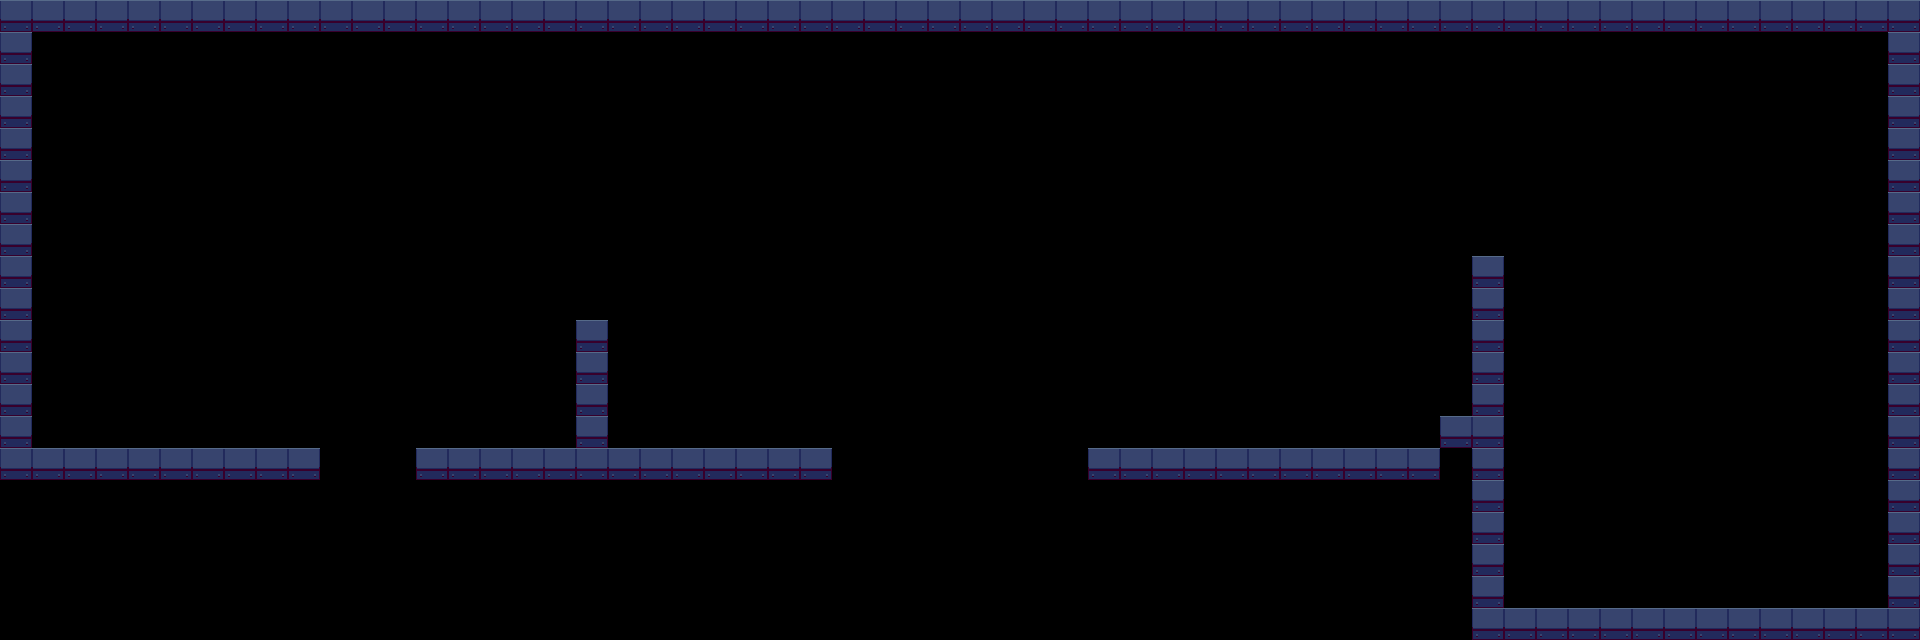

Below is a game level as drawn by its tile map, then a one-line description and the .tmx that defines it (tile-layer data replaced by summaries):
An orthogonal 60x20 tile map with 32x32 px tiles, 2 tile layers (decorations, blocks) and 16 objects (15x door, player_spawn).

<map version="1.10" tiledversion="1.11.2" orientation="orthogonal" renderorder="right-down" width="60" height="20" tilewidth="32" tileheight="32" infinite="0" nextlayerid="4" nextobjectid="21">
 <tileset firstgid="1" source="../assets/fulltile.tsx" />
 <layer id="2" name="decorations" width="60" height="20">
  <data>[1200 cells, 0 non-empty, 0 distinct tile ids]</data>
 </layer>
 <objectgroup id="3" name="spawns">
  <object id="1" type="door" x="334.5" y="528.5">
   <properties>
    <property name="spawn_x" type="float" value="1" />
    <property name="spawn_y" type="float" value="12" />
    <property name="target" value="../map/demomap.tmx" />
   </properties>
  </object>
  <object id="6" type="player_spawn" x="48" y="401" />
  <object id="7" type="door" x="304" y="496">
   <properties>
    <property name="spawn_x" type="float" value="1" />
    <property name="spawn_y" type="float" value="12" />
    <property name="target" value="../map/demomap.tmx" />
   </properties>
  </object>
  <object id="8" type="door" x="370" y="529">
   <properties>
    <property name="spawn_x" type="float" value="1" />
    <property name="spawn_y" type="float" value="12" />
    <property name="target" value="../map/demomap.tmx" />
   </properties>
  </object>
  <object id="9" type="door" x="403" y="527">
   <properties>
    <property name="spawn_x" type="float" value="1" />
    <property name="spawn_y" type="float" value="12" />
    <property name="target" value="../map/demomap.tmx" />
   </properties>
  </object>
  <object id="10" type="door" x="431" y="495">
   <properties>
    <property name="spawn_x" type="float" value="1" />
    <property name="spawn_y" type="float" value="12" />
    <property name="target" value="../map/demomap.tmx" />
   </properties>
  </object>
  <object id="11" type="door" x="816" y="497">
   <properties>
    <property name="spawn_x" type="float" value="1" />
    <property name="spawn_y" type="float" value="12" />
    <property name="target" value="../map/demomap.tmx" />
   </properties>
  </object>
  <object id="12" type="door" x="847" y="529">
   <properties>
    <property name="spawn_x" type="float" value="1" />
    <property name="spawn_y" type="float" value="12" />
    <property name="target" value="../map/demomap.tmx" />
   </properties>
  </object>
  <object id="13" type="door" x="879" y="529">
   <properties>
    <property name="spawn_x" type="float" value="1" />
    <property name="spawn_y" type="float" value="12" />
    <property name="target" value="../map/demomap.tmx" />
   </properties>
  </object>
  <object id="14" type="door" x="912" y="530">
   <properties>
    <property name="spawn_x" type="float" value="1" />
    <property name="spawn_y" type="float" value="12" />
    <property name="target" value="../map/demomap.tmx" />
   </properties>
  </object>
  <object id="15" type="door" x="944" y="529">
   <properties>
    <property name="spawn_x" type="float" value="1" />
    <property name="spawn_y" type="float" value="12" />
    <property name="target" value="../map/demomap.tmx" />
   </properties>
  </object>
  <object id="16" type="door" x="976" y="527">
   <properties>
    <property name="spawn_x" type="float" value="1" />
    <property name="spawn_y" type="float" value="12" />
    <property name="target" value="../map/demomap.tmx" />
   </properties>
  </object>
  <object id="17" type="door" x="1007" y="527">
   <properties>
    <property name="spawn_x" type="float" value="1" />
    <property name="spawn_y" type="float" value="12" />
    <property name="target" value="../map/demomap.tmx" />
   </properties>
  </object>
  <object id="18" type="door" x="1039" y="527">
   <properties>
    <property name="spawn_x" type="float" value="1" />
    <property name="spawn_y" type="float" value="12" />
    <property name="target" value="../map/demomap.tmx" />
   </properties>
  </object>
  <object id="19" type="door" x="1072" y="527">
   <properties>
    <property name="spawn_x" type="float" value="1" />
    <property name="spawn_y" type="float" value="12" />
    <property name="target" value="../map/demomap.tmx" />
   </properties>
  </object>
  <object id="20" type="door" x="1103" y="495">
   <properties>
    <property name="spawn_x" type="float" value="1" />
    <property name="spawn_y" type="float" value="12" />
    <property name="target" value="../map/demomap.tmx" />
   </properties>
  </object>
 </objectgroup>
 <layer id="1" name="blocks" width="60" height="20">
  <data>[1200 cells, 155 non-empty, 1 distinct tile ids]</data>
 </layer>
</map>
